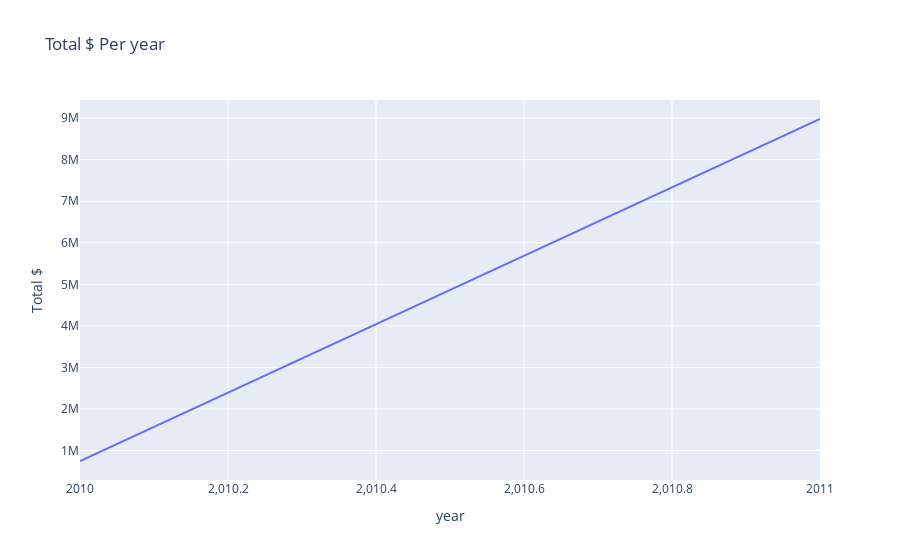

Write notebook code for a chart like this one.
### Code cell
px.line(x=df_year_sale.index,y=df_year_sale.values,labels={'x':'year','y':'Total $'},title='Total $ Per year')

### Figure 1 — Plotly figure (JSON) as saved in the notebook; plotly's stock layout.template omitted (floating-point values rounded to 4 significant figures)
{"data": [{"hovertemplate": "year=%{x}<br>Total $=%{y}<extra></extra>", "legendgroup": "", "line": {"color": "#636efa", "dash": "solid"}, "marker": {"symbol": "circle"}, "mode": "lines", "name": "", "orientation": "v", "showlegend": false, "type": "scatter", "x": [2010, 2011], "xaxis": "x", "y": [746700.0, 8979000.0], "yaxis": "y"}], "layout": {"legend": {"tracegroupgap": 0}, "title": {"text": "Total $ Per year"}, "xaxis": {"anchor": "y", "domain": [0, 1], "title": {"text": "year"}}, "yaxis": {"anchor": "x", "domain": [0, 1], "title": {"text": "Total $"}}}}
